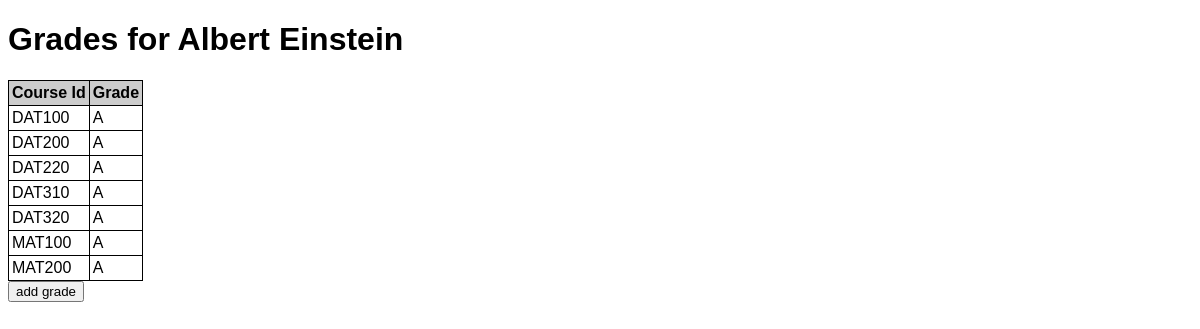
/student/280975, run on the app's committed database.
### tables this page shows
CREATE TABLE students (
                                student_no INTEGER UNIQUE NOT NULL,
                                name TEXT NOT NULL
                            );

CREATE TABLE grades (
                                id INTEGER PRIMARY KEY,
                                student_no INTEGER NOT NULL,
                                course_id TEXT NOT NULL,
                                grade TEXT NOT NULL,
                                FOREIGN KEY (student_no) REFERENCES students (student_no),
                                FOREIGN KEY (course_id) REFERENCES courses (id)
                            );

### app.py (the view)
@app.route("/student/<student_no>")
def studpage(student_no):
    db=get_db()
    return render_template("student.html",
                           student_no=student_no,
                           name=set.get_name(db,student_no),
                           grades=set.get_grades_by_student(db,student_no))

### app.py (called while the page is built)
def get_db():
    if not hasattr(g, "_database"):
        print("create connection")
        g._database = sqlite3.connect(DATABASE)
    return g._database

@app.teardown_appcontext
def teardown_db(error):
    db = getattr(g, '_database', None)
    if db is not None:
        print("close connection")
        db.close()

### setup_db.py (called while the page is built)
def get_name(conn,student_no):
    cur = conn.cursor()
    cur.execute("SELECT name FROM students WHERE student_no=?",(student_no,))
    return cur.fetchone()[0]

def get_grades_by_student(conn,student_no):
    cur = conn.cursor()
    cur.execute("SELECT course_id,grade FROM grades WHERE student_no=? ORDER BY grade ASC",(student_no,))
    grades = []
    for (id,grade) in cur:
        grades.append({
            "course_id": id,
            "grade": grade
            })
    return grades

### templates/student.html (shortened to what this page needs)
{% extends "base.html" %}
{% block content %}
<h1>Grades for {{name}}</h1>
<table>
    <thead>
        <tr>
            <th>Course Id</th>
            <th>Grade</th>
        </tr>
    </thead>
    <tbody>
{% for grade in grades %}
<tr>
    <td>{{grade.course_id}} </td>
    <td> {{grade.grade}}</td>
</tr>
{% endfor %}
</tbody>
</table>
<form action="/add_grade" method="get">
<input type="submit" value="add grade">
</form>
{% endblock %}

### static/style.css (style rules this page uses)
* { font-family: Verdana, Arial, sans-serif; }
table { border-collapse: collapse; }
th { background-color: #cccccc; text-align: left; }
td, th { border: 1px solid black; padding: 3px; }

### data on the page
students: name "Albert Einstein"
grades: course_id "DAT100", grade "A"
grades: course_id "DAT200", grade "A"
grades: course_id "DAT220", grade "A"
grades: course_id "DAT310", grade "A"
grades: course_id "DAT320", grade "A"
grades: course_id "MAT100", grade "A"
grades: course_id "MAT200", grade "A"
